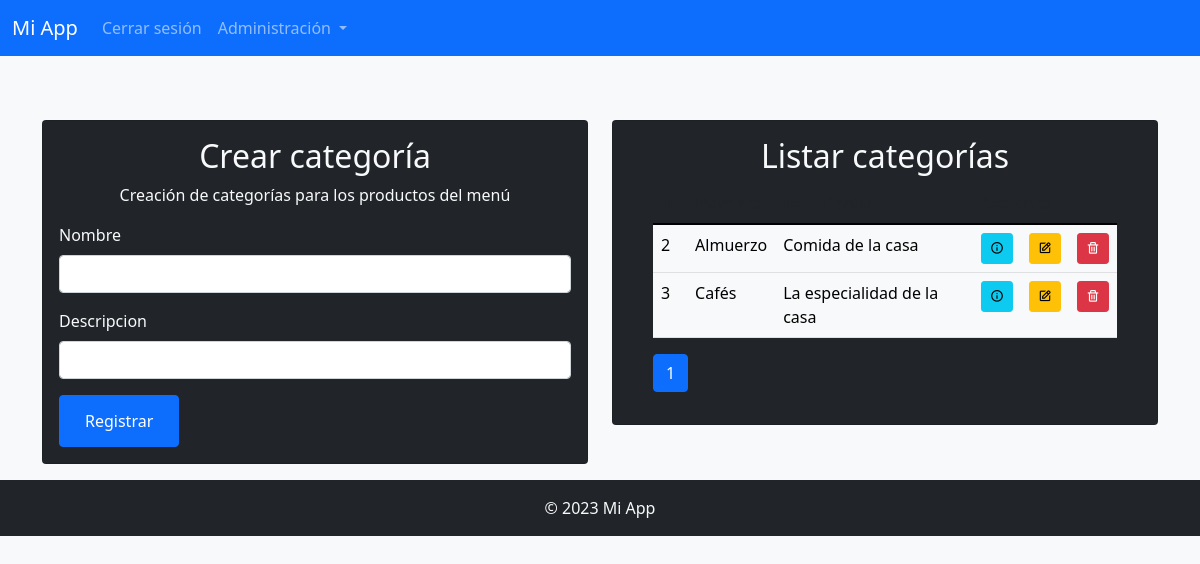
The app's page /admin/categoria (signed in), older data.
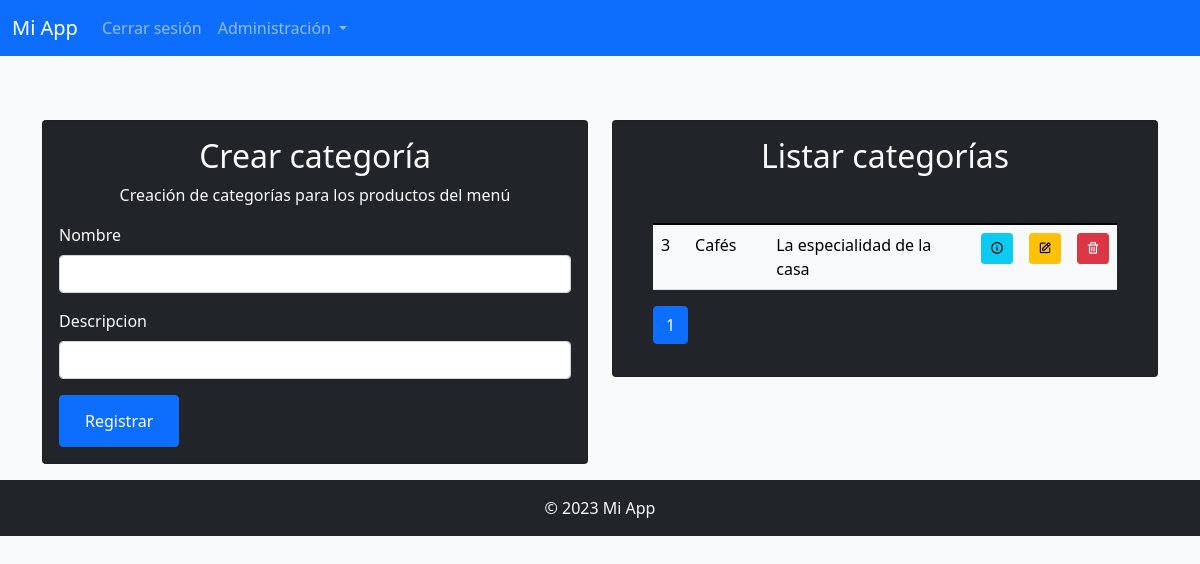
The same page, newer data.
### models/CategoriasMenu.py (models this page shows)
class CategoriasMenu(db.Model):
  id = db.Column(db.Integer, primary_key=True)
  nombre = db.Column(db.String(20), unique=True, nullable=False)
  descripcion = db.Column(db.String(200), nullable=False)

### routes/menu/categorias.py (the view, shortened to what this page needs)
@categorias_menu.route('/admin/categoria', methods=['POST', 'GET'])
@login_required
def adm_categoria():
  form = CategoriaMenuForm()
  pagina = request.args.get('pagina', 1, type=int)
  categorias_por_pagina = request.args.get('elementos', 5, type=int)
  categorias_paginadas = CategoriasMenu.query.paginate(page=pagina, per_page=categorias_por_pagina, error_out=False)
  return render_template('admin/categoria.html', form=form, categorias_paginadas=categorias_paginadas)

### forms/forms.py
class CategoriaMenuForm(FlaskForm):
  nombre = StringField('Nombre', validators=[DataRequired()])
  descripcion = StringField('Descripcion', validators=[DataRequired()])
  submit = SubmitField('Registrar')

### models/User.py (called while the page is built)
@login_manager.user_loader
def load_user(user_id):
  return User.query.get(int(user_id))

### templates/admin/categoria.html (shortened to what this page needs)
{% extends "base.html" %}
{% block content %}
<div class="row justify-content-center">
  <div class="col-lg-6 col-md-4">
    <div class="card bg-dark text-light mt-5">
      <div class="card-body">
        <h2 class="text-center text-light">Crear categoría</h2>
        <p class="text-center text-light">Creación de categorías para los productos del menú</p>
        <form method="POST">
          <div class="mb-3">
            {{ form.nombre.label(class="form-label text-light") }}
            {{ form.nombre(class="form-control") }}
          </div>
          <div class="mb-3">
            {{ form.descripcion.label(class="form-label text-light") }}
            {{ form.descripcion(class="form-control") }}
          </div>
          <button class="btn btn-primary btn-block">
            {{ form.submit(class="btn btn-primary btn-block") }}
          </button>
        </form>
      </div>
    </div>
  </div>
  <div class="col-lg-6 col-md-8">
    <div class="card bg-dark text-light mt-5">
      <div class="card-body">
        <h2 class="text-center text-light">Listar categorías</h2>
        <div class="container table-responsive">
          <table class="table">
            <thead class="thead-light">
              <tr>
                <th>ID</th>
                <th>Nombre</th>
                <th>Descripción</th>
                <th colspan="3">Acciones</th>
              </tr>
            </thead>
            <tbody class="table-light">
              {% for categoria in categorias_paginadas %}
              <tr>
                <td>{{categoria.id}}</td>
                <td>{{categoria.nombre}}</td>
                <td>{{categoria.descripcion}}</td>
                <td>
                  <button type="button" class="btn btn-sm btn-info" onclick="eliminar()">
                    <i class='bx bx-info-circle'></i>
                  </button>
                </td>
                <td>
                  <button type="button" class="btn btn-sm btn-warning" onclick="eliminar()">
                    <i class='bx bx-edit'></i>
                  </button>
                </td>
                <td>
                  <button type="button" class="btn btn-sm btn-danger" onclick="eliminarCategoria({{ categoria.id }})">
                    <i class='bx bx-trash'></i>
                  </button>
                </td>
              </tr>
              {% endfor %}
            </tbody>
          </table>
          <ul class="pagination">
            {% for pag_num in categorias_paginadas.iter_pages() %}
              {% if pag_num %}
                {% if categorias_paginadas.page == pag_num %}
                  <li class="page-item active"><span class="page-link">{{ pag_num }}</span></li>
                {% else %}
                  <li class="page-item"><a class="page-link" href="{{ url_for('categorias_menu.adm_categoria', pagina=pag_num, elementos=5) }}">{{ pag_num }}</a></li>
                {% endif %}
              {% else %}
                <span class="ellipsis">...</span>
              {% endif %}
            {% endfor%}
          </ul>
        </div>
      </div>
    </div>
  </div>
</div>
{% endblock %}

### templates/base.html (shortened to what this page needs)
<!DOCTYPE html>
<html lang="es">
<head>
  <link href="https://cdn.jsdelivr.net/npm/bootstrap@5.1.3/dist/css/bootstrap.min.css" rel="stylesheet"
>
  <link rel="stylesheet" href="https://bootstrap.themes.guide/herbie/theme.css">
  <link rel="stylesheet" href="https://cdn.jsdelivr.net/npm/boxicons@2.0.7/css/boxicons.min.css">
</head>
<body class="bg-light text-light">
  <nav class="navbar navbar-expand-lg navbar-dark bg-primary">
    <div class="container-fluid">
      <a class="navbar-brand" href="#">Mi App</a>
      <div class="collapse navbar-collapse" id="navbarNavDropdown">
        <ul class="navbar-nav">
          {% if current_user.is_authenticated %}
          <li class="nav-item">
            <a class="nav-link" href="{{ url_for('usuario_route.cerrar_sesion') }}">Cerrar sesión</a>
          </li>
          <li class="nav-item dropdown">
            <a class="nav-link dropdown-toggle" href="#" role="button" data-bs-toggle="dropdown" aria-expanded="false">
              Administración
            </a>
          </li>
          {% else %}
          <li class="nav-item">Inicia sesión o <a href="{{ url_for('usuario_route.registro') }}"
              class="link-primary">regístrate</a> para acceder al sitio</li>
          {% endif %}
        </ul>
      </div>
    </div>
  </nav>
  <div class="container mt-3">
    <div class="content">
      {% block content %}{% endblock %}
    </div>
  </div>
  <footer class="bg-dark text-light text-center mt-3 py-3">
    <p class="mb-0">&copy; 2023 Mi App</p>
  </footer>
</body>
</html>

Row changes from the older to the newer data that the page shows:
removed CategoriasMenu: id "2", nombre "Almuerzo", descripcion "Comida de la casa"
